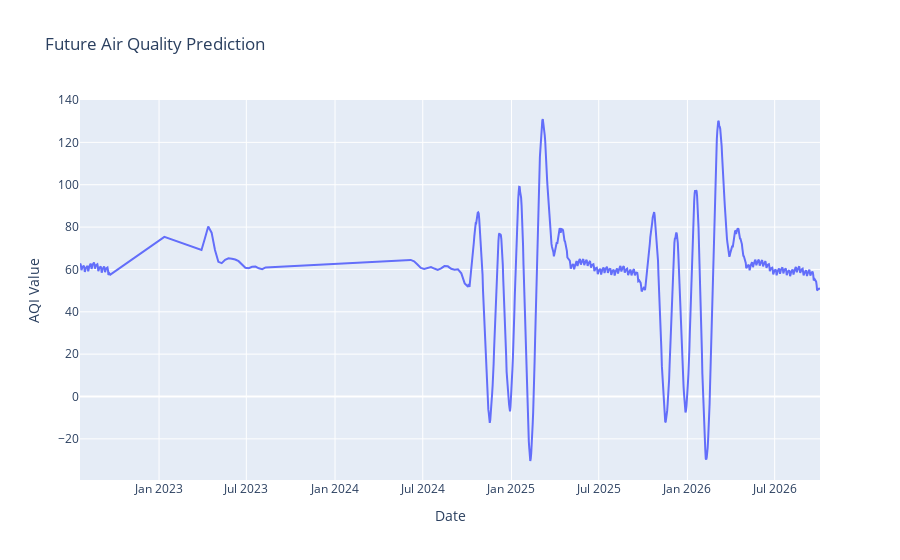

Notebook code cell kept with this figure:
### Code cell
fig = go.Figure()

# Add historical data
# fig.add_trace(go.Scatter(x=data['ds'], y=data['y'], mode='lines', name='Actual', fill='red'))

# Add forecasted data
fig.add_trace(go.Scatter(x=forecast['ds'], y=forecast['yhat'], mode='lines', name='Predicted'))

# Add prediction intervals
# fig.add_trace(go.Scatter(x=forecast['ds'], y=forecast['yhat_lower'], fill=None, mode='lines', line_color='lightgrey', name='Lower Confidence Interval'))
# fig.add_trace(go.Scatter(x=forecast['ds'], y=forecast['yhat_upper'], fill='tonexty', mode='lines', line_color='lightgrey', name='Upper Confidence Interval'))

# Update layout
fig.update_layout(
    title=f'Future Air Quality Prediction',
    xaxis_title='Date',
    yaxis_title='AQI Value',
    legend_title='Legend'
)

fig.show()

### Figure 1 — Plotly figure (JSON) as saved in the notebook; plotly's stock layout.template omitted (floating-point values rounded to 4 significant figures; data arrays with more than 128 entries replaced by an {"elided": "..."} marker saying what was removed)
{"data": [{"mode": "lines", "name": "Predicted", "type": "scatter", "x": {"elided": "833 str values"}, "y": {"elided": "833 float values"}}], "layout": {"autosize": true, "legend": {"title": {"text": "Legend"}}, "title": {"text": "Future Air Quality Prediction"}, "xaxis": {"autorange": true, "range": ["2022-07-21", "2026-10-03"], "title": {"text": "Date"}, "type": "date"}, "yaxis": {"autorange": true, "range": [-39.43, 140.0], "title": {"text": "AQI Value"}, "type": "linear"}}}
